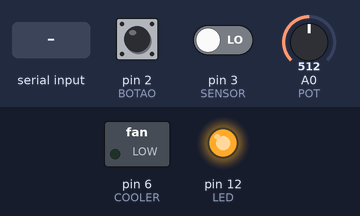
Bench run of a sketch on a simulated Arduino Uno, built with avr-gcc and run on an emulated ATmega328P. On the bench: switched loads named in the sketch (green lamp = pin HIGH), output pins drawn as LEDs (lit = HIGH). Inputs (shaded band) come from the test bench; at power-on: pin 2 (BOTAO) HIGH, A0 (POT) = 512, pin 3 (SENSOR) LOW. What the sketch prints to the serial monitor is not drawn.

Above: at 1.2 s.
1.3 s: pin 2 (BOTAO) pulled LOW for 0.15 s
At 1.6 s:
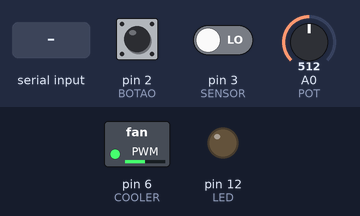
2.9 s: A0 (POT) set to 716
At 4.0 s:
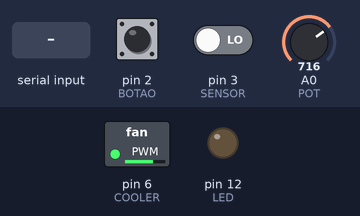
4.4 s: A0 (POT) set to 900
At 5.1 s:
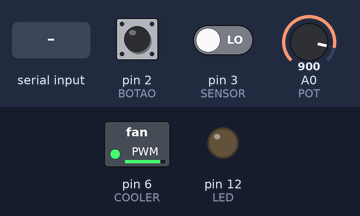
5.9 s: pin 2 (BOTAO) pulled LOW for 1 s
At 6.3 s:
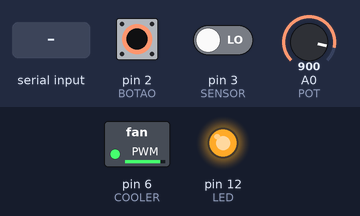
8.4 s: "90,45\n" received over Serial
At 10.1 s:
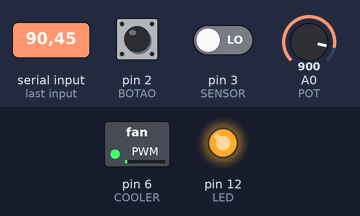
10.8 s: pin 2 (BOTAO) pulled LOW for 3.2 s
At 11.2 s:
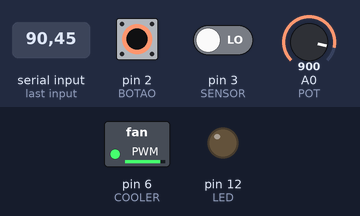
Timing chart, 0 to 13.8 s (numbered marks = the images above; inputs shaded):
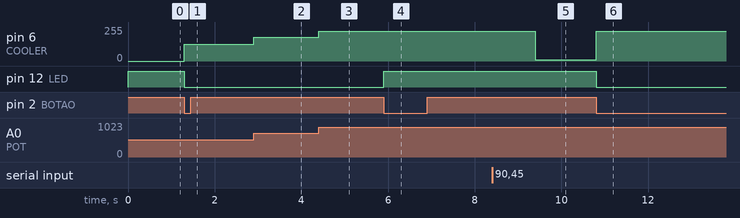

Measured:
- after the input at 1.3 s, pin 6 (COOLER): 0/255 → 127/255 at once; pin 12 (LED): HIGH → LOW at once
- after the input at 2.9 s, pin 6 (COOLER): 127/255 → 178/255 at once
- after the input at 4.4 s, pin 6 (COOLER): 178/255 → 224/255 at once
- after the input at 5.9 s, pin 12 (LED): LOW → HIGH at once
- after the input at 8.4 s, pin 6 (COOLER): 224/255 → 11/255 after 1.0 s
- after the input at 10.8 s, pin 6 (COOLER): 11/255 → 224/255 at once; pin 12 (LED): HIGH → LOW at once

The sketch:

ControleCooler.ino
```cpp
#define COOLER 6
#define SENSOR 3
#define BOTAO 2
#define LED 12
#define POT A0
int pot=0, flag=0, estado=0, sensor=0, novo_valor, flagRot=0, flag1=0, valor;
volatile unsigned long tinicial=0, tfinal=0, t=0, cont=0;
//float t=0;
const byte interruptPin=3;
void setup() {
  // put your setup code here, to run once:
  Serial.begin(115200);
  Serial.println("Inicializando...");
  pinMode(COOLER, OUTPUT);
  pinMode(SENSOR, INPUT);
  pinMode(BOTAO, INPUT);
  pinMode(LED, OUTPUT);
  pinMode(POT, INPUT);
  attachInterrupt(0, desligaCooler, FALLING); //botao no circuito pull up
  attachInterrupt(digitalPinToInterrupt(3), velocidade, RISING);

}

void velocidade(){
  cont++;
  if(cont==1){
    tinicial=millis();
  }
  else{
    tfinal=millis();
    t=tfinal-tinicial;
    t=60000/t;
    Serial.println(t);
    cont=0;
  }

}
void desligaCooler(){ //interrupcao
  //Serial.println("Desligando cooler");
  if(estado==0){
    flag=1;       // flag 1 motor desligado
    estado=1;
  }
  else{
    flag=0;       // flag 0 ligado
    estado=0;
  }
}

void loop() {
  // put your main code here, to run repeatedly

  if(flag==1){ //se a interrupcao do botao ocorre
    digitalWrite(LED, LOW);
    pot = analogRead(POT);
    novo_valor=map(pot, 0, 1023, 0, 255);
    analogWrite(COOLER, novo_valor);
  }
  else {
    digitalWrite(LED, HIGH);
    if (Serial.available() > 0) {
    // lê do buffer o dado recebido:
    valor = Serial.readString().toInt();
    novo_valor=map(valor, 0, 2000, 0, 255);
    analogWrite(COOLER, novo_valor);
  }

  }

}
```
